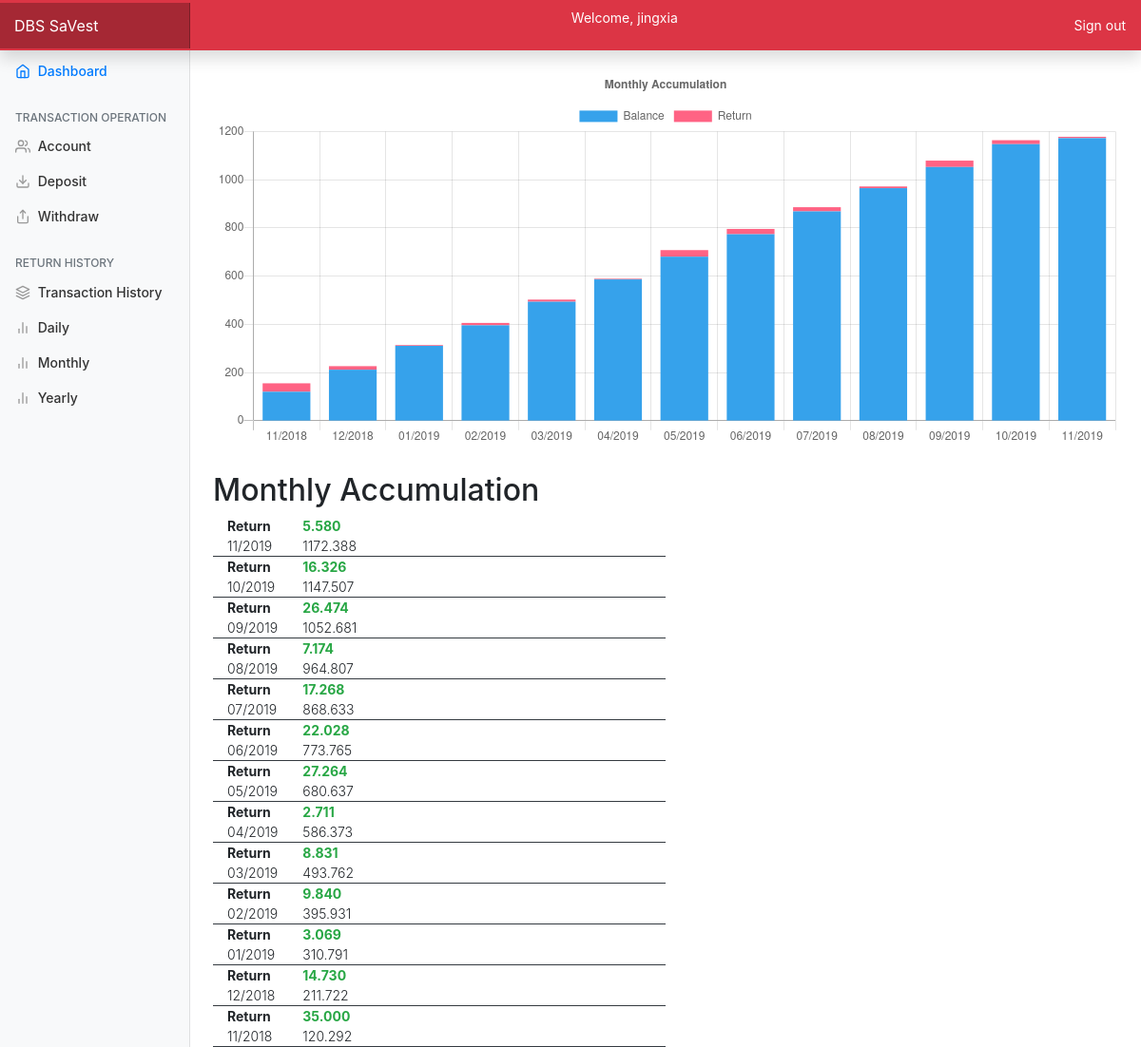
/services/monthlyReport (signed in), run on an earlier commit of the app's database.
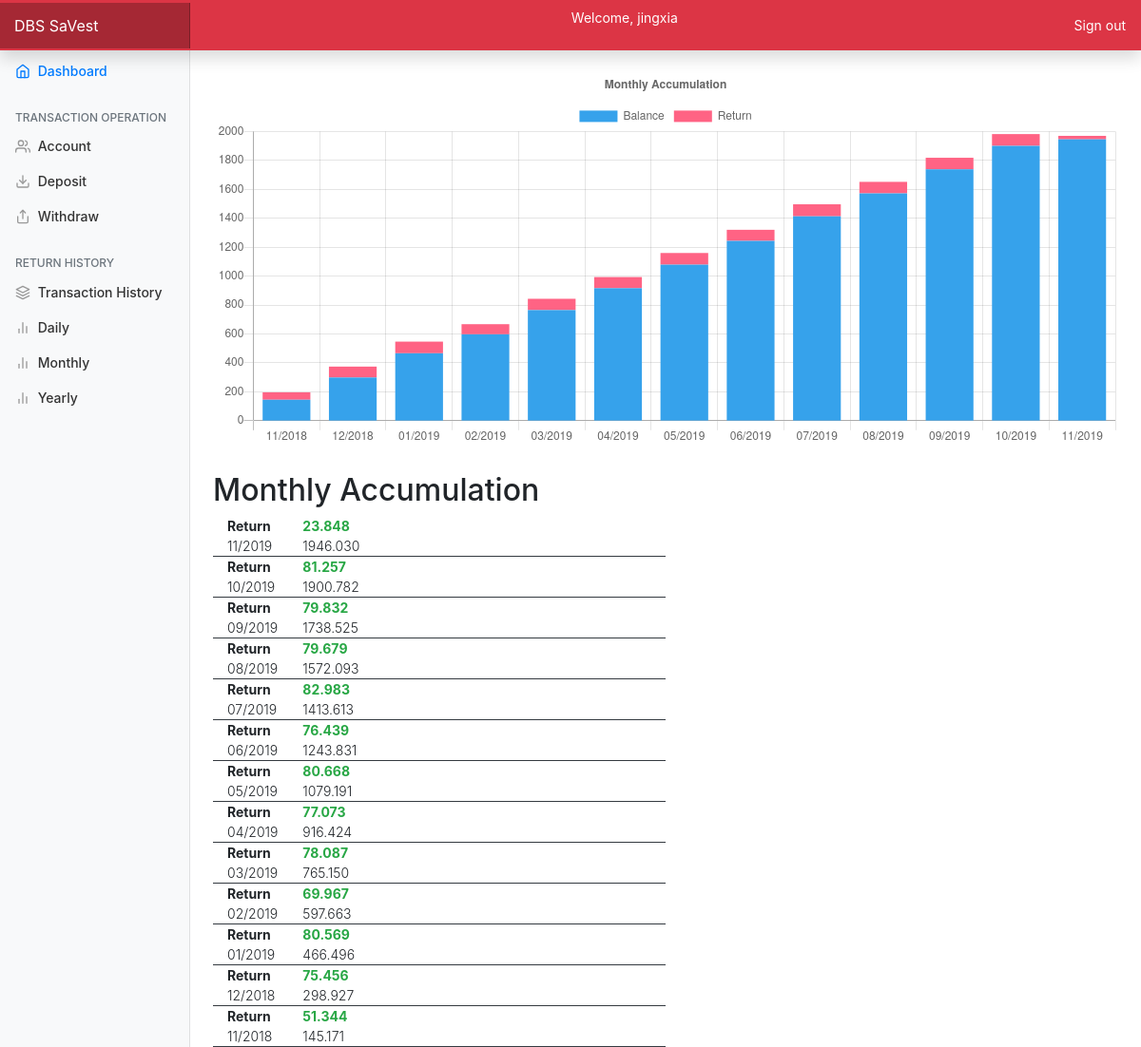
And on a later commit of the database.
### services/models.py (models this page shows, shortened)
class MonthlySummary(models.Model):
    account = models.ForeignKey(Account, on_delete=models.CASCADE, related_name='monthly_summary')
    closing_balance = models.FloatField()
    profit = models.FloatField()
    month_year_date = models.DateTimeField()

### services/views.py (the view)
# urls.py: path('monthlyReport', views.monthlyReport, name='monthlyReport'),
@login_required(login_url='user_login')
def monthlyReport(request):
    account = Account.objects.get(user=request.user)
    monthly_summaries = account.monthly_summary.order_by('month_year_date')
    for monthly in monthly_summaries:
        logger.info(monthly)
    return render(request, 'services/monthlyReport.html', {'ledger' : monthly_summaries})

### templates/services/monthlyReport.html (shortened to what this page needs)
{% extends "base.html" %}
    {% block body_block %}
        <canvas class="my-4 w-100 chartjs-render-monitor" id="myChart" width="1076" height="454"
            style="display: block; width: 1076px; height: 454px;"></canvas>
        <h2>Monthly Accumulation</h2>
        <div class="float-left w-50">
        {% for trxn in ledger reversed %}
        <div class="container border-bottom border-dark">
            <div class="row justify-content-md-left">
                <div class="col col-lg-2 font-weight-bold">Return</div>
                {% if trxn.profit > 0 %}
                <div class="col col-lg-2 font-weight-bold text-success">
                {% else %}
                <div class="col col-lg-2 font-weight-bold text-danger">
                {% endif %}
                    {{trxn.profit|floatformat:3}}
                </div>
            </div>
            <div class="row justify-content-md-left">
                <div class="col col-lg-2 font-weight-light">{{trxn.month_year_date|date:"m/Y"}}</div>
                <div class="col col-lg-2 font-weight-light">{{trxn.closing_balance|floatformat:3}}</div>
            </div>
        </div>
        {% endfor %}
        </div>
    {% endblock%}

What changed in the data, as far as the page shows it:
removed MonthlySummary: profit "5.580", month_year_date "11/2019", closing_balance "1172.388"
removed MonthlySummary: profit "16.326", month_year_date "10/2019", closing_balance "1147.507"
removed MonthlySummary: profit "26.474", month_year_date "09/2019", closing_balance "1052.681"
removed MonthlySummary: profit "7.174", month_year_date "08/2019", closing_balance "964.807"
removed MonthlySummary: profit "17.268", month_year_date "07/2019", closing_balance "868.633"
removed MonthlySummary: profit "22.028", month_year_date "06/2019", closing_balance "773.765"
removed MonthlySummary: profit "27.264", month_year_date "05/2019", closing_balance "680.637"
removed MonthlySummary: profit "2.711", month_year_date "04/2019", closing_balance "586.373"
removed MonthlySummary: profit "8.831", month_year_date "03/2019", closing_balance "493.762"
removed MonthlySummary: profit "9.840", month_year_date "02/2019", closing_balance "395.931"
removed MonthlySummary: profit "3.069", month_year_date "01/2019", closing_balance "310.791"
removed MonthlySummary: profit "14.730", month_year_date "12/2018", closing_balance "211.722"
removed MonthlySummary: profit "35.000", month_year_date "11/2018", closing_balance "120.292"
added MonthlySummary: profit "23.848", month_year_date "11/2019", closing_balance "1946.030"
added MonthlySummary: profit "81.257", month_year_date "10/2019", closing_balance "1900.782"
added MonthlySummary: profit "79.832", month_year_date "09/2019", closing_balance "1738.525"
added MonthlySummary: profit "79.679", month_year_date "08/2019", closing_balance "1572.093"
added MonthlySummary: profit "82.983", month_year_date "07/2019", closing_balance "1413.613"
added MonthlySummary: profit "76.439", month_year_date "06/2019", closing_balance "1243.831"
added MonthlySummary: profit "80.668", month_year_date "05/2019", closing_balance "1079.191"
added MonthlySummary: profit "77.073", month_year_date "04/2019", closing_balance "916.424"
added MonthlySummary: profit "78.087", month_year_date "03/2019", closing_balance "765.150"
added MonthlySummary: profit "69.967", month_year_date "02/2019", closing_balance "597.663"
added MonthlySummary: profit "80.569", month_year_date "01/2019", closing_balance "466.496"
added MonthlySummary: profit "75.456", month_year_date "12/2018", closing_balance "298.927"
added MonthlySummary: profit "51.344", month_year_date "11/2018", closing_balance "145.171"
Also different on the page:
chart data {{ trxn.closing_balance|floatformat:3 }}: 120.292, 211.722, 310.791, 395.931, 493.762, 586.373, 680.637, 773.765, 868.633, 964.807, 1052.681, 1147.507, 1172.388 → 145.171, 298.927, 466.496, 597.663, 765.150, 916.424, 1079.191, 1243.831, 1413.613, 1572.093, 1738.525, 1900.782, 1946.030
chart data {{ trxn.profit|floatformat:3 }}: 35.000, 14.730, 3.069, 9.840, 8.831, 2.711, 27.264, 22.028, 17.268, 7.174, 26.474, 16.326, 5.580 → 51.344, 75.456, 80.569, 69.967, 78.087, 77.073, 80.668, 76.439, 82.983, 79.679, 79.832, 81.257, 23.848
